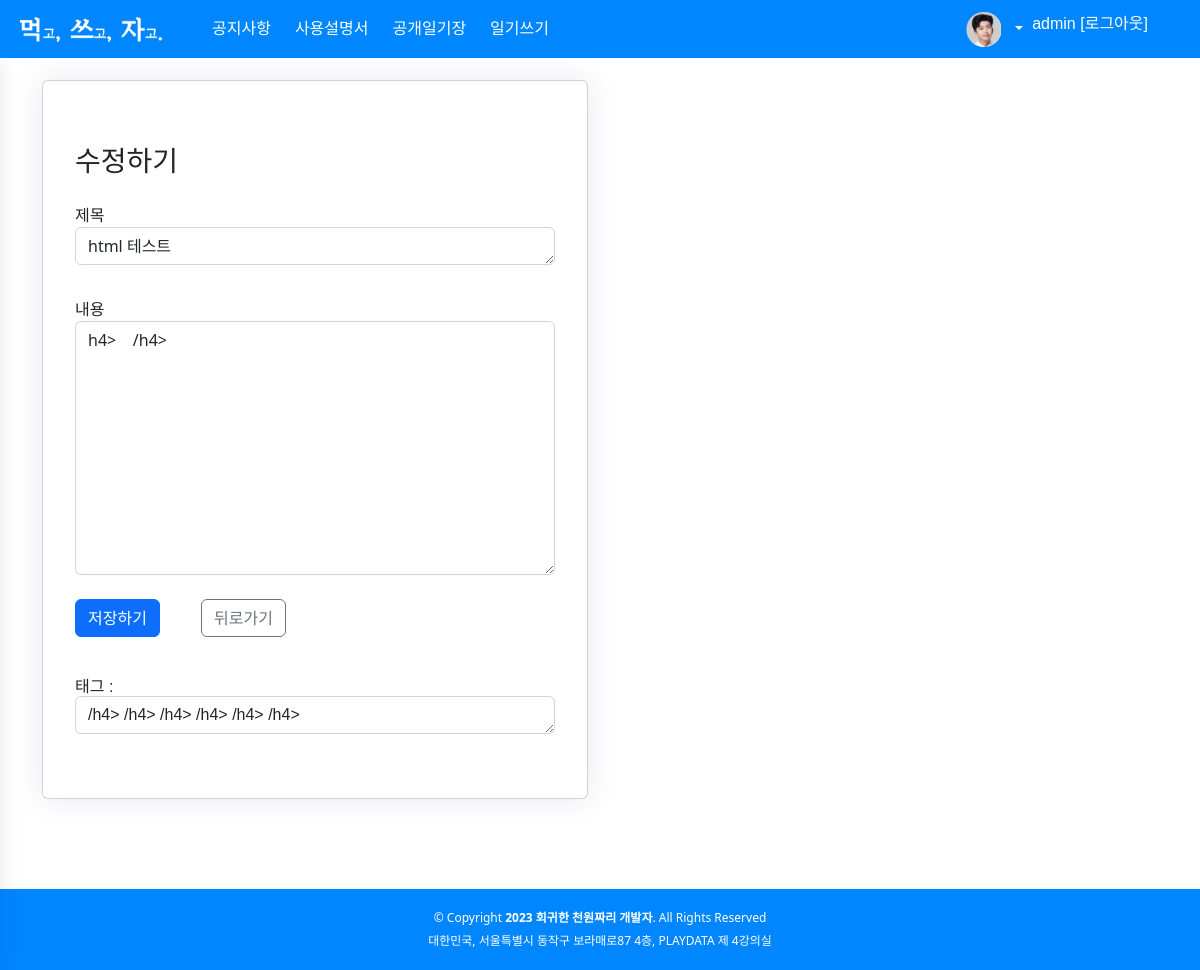
The page /diary/modify/194 (signed in) on the database its author committed.
### pybo/models.py (models this page shows, shortened)
class User(db.Model):
    id = db.Column(db.Integer, primary_key = True)
    username = db.Column(db.String(10), unique=True, nullable = False)
    password = db.Column(db.String(12), nullable=False)
    email = db.Column(db.String(120), unique=True, nullable=False)
    nickname = db.Column(db.String(20), nullable=False)
    name = db.Column(db.String(20), nullable=False)
    dayofbirth = db.Column(db.String(8), nullable=False)
    is_active = db.Column(db.Boolean(), default=True) # is_active 속성

class Diary(db.Model):
    id = db.Column(db.Integer, primary_key=True)
    subject = db.Column(db.String(100), nullable=False)
    content = db.Column(db.Text(), nullable=False)
    create_date= db.Column(db.DateTime(), nullable=False)
    user_id = db.Column(db.Integer, db.ForeignKey('user.id', ondelete='SET NULL'), nullable=True)
    user = db.relationship('User', backref = db.backref('diary_set'))
    modify_date = db.Column(db.DateTime(), nullable=True)
    tags = db.Column(db.String(400), nullable=True)
    voter = db.relationship('User', secondary=diary_voter, backref=db.backref('diary_voter_set')) # 추천인
    vote_count = db.Column(db.Integer, default=0, nullable=True)

### pybo/views/diary_views.py (the view)
@bp.route('/modify/<int:diary_id>', methods=('GET', 'POST'))
def modify(diary_id):
    diary = Diary.query.get_or_404(diary_id)
    if g.user != diary.user:
        flash('수정권한이 없습니다')
        return redirect('{}#answer_{}'.format(url_for('diary.detail', diary_id=diary_id), answer.id))
    if request.method == 'POST':  # POST 요청
        form = DiaryForm()
        if form.validate_on_submit():
            form.populate_obj(diary)
            diary.modify_date = datetime.now()  # 수정일시 저장
            db.session.commit()
            return redirect(url_for('diary.detail', diary_id=diary_id, form=form))
    else: # GET 요청
        form = DiaryForm(obj=diary)
    return render_template('diary/diary_form_modify.html', form=form)

### pybo/forms.py
class DiaryForm(FlaskForm):
    subject = TextAreaField('제목', validators = [DataRequired('제목은 필수 입력 항목입니다.')])
    content = TextAreaField('내용', validators = [DataRequired('내용은 필수 입력 항목입니다.')])
    tags = TextAreaField('태그', validators=[DataRequired('태그를 입력해요')])

### pybo/views/auth_views.py (called while the page is built)
@bp.before_app_request
def load_logged_in_user():
    user_id = session.get('user_id')
    if user_id is None:
        g.user = None
    else:
        g.user = User.query.get(user_id)

### pybo/templates/diary/diary_form_modify.html (shortened to what this page needs)
{% extends 'base.html' %}
{% block content %}
<main id="main" class="main">
  <div class="container">
  <section class="section">
   <div class="row">
    <div class="col-lg-6">
    <div class="card">
     <div class="card-body">
      <form method="post" class="post-form my-3">
        <div class="col-lg-15">
         <form method="post" class="my-3" >
         <div class="col-lg-13">
            <div class="card-body">
                <h3 class="my-3 pb-2">수정하기</h3>
                {{ form.subject.label }}
              <textarea class="form-control" name="subject" id="subject" rows="1" value={{ form.subject() }}</textarea>
            </div>
            <div class="card-body">
                {{ form.content.label }}
                <textarea class="form-control" name="content" id="content" rows="10" value={{ form.content() }}</textarea>
        {% if g.user %}<br>
        <div class="row">
            <div class="col-lg-3">
            <button type="submit" class = "btn btn-primary">저장하기</button>
            </div>
            <div class="col-lg-3">
            <a class="btn btn-outline-secondary" onclick="history.back()">뒤로가기</a>
            </div>
        {% endif %}
        </div>
         </div>
        </div>
      </form>
            <div class="card-body">
                <h6 class="border-center py-2"> 태그 :
                 <textarea class="form-control" name="tags" id="tags" rows="1" value={{ form.tags() }}</textarea>
                  </h6>
            </div>
    </div>
   </div>
  </div>
 <div class="col-lg-6">
  <div class="card-body">
    <div class="card-title">
    </div>
  </section>
 </div>
</main>
{% endblock %}

### pybo/templates/header.html (shortened to what this page needs)
  <header  class="header fixed-top d-flex align-items-center">
    <a href="/" class="logo d-flex align-items-center">
      <img src="{{ url_for('static', filename= 'assets/img/logo2.png') }}" alt="logo">
    </a>
    <li class="nav-link">
      <a class="nav-link" href="{{ url_for('notice.noticelist') }}">
        <span class="d-none d-lg-block">공지사항</span>
      </a>
    </li>
    <li class="nav-link">
      <a class="nav-link" href="{{ url_for('diary.instruction') }}">
        <span class="d-none d-lg-block">사용설명서</span>
      </a>
    </li>
    <li class="nav-link">
      <a class="nav-link" href="{{ url_for('diary._list') }}">
        <span class="d-none d-lg-block">공개일기장</span>
      </a>
    </li>
    <li class="nav-link">
      <a class="nav-link" href="{{ url_for('diary.create') }}">
        <span class="d-none d-lg-block">일기쓰기</span>
      </a>
    </li>
          <nav class="header-nav ms-auto">
          <ul class="d-flex align-items-right">
          <li class="nav-item dropdown pe-3">
          {% if g.user %}
            <div class="d-flex align-items-right">
            <a class="nav-link nav-profile d-flex align-items-center pe-0" href="#" data-bs-toggle="dropdown">
              <img src="{{ url_for('static', filename= 'assets/img/profile-img.jpg') }}"
                   alt="Profile" class="rounded-circle">
              <span class="d-none d-md-block dropdown-toggle ps-2">
                <a class="nav-link" href="{{ url_for('auth.logout') }}">{{ g.user.username }} [로그아웃] </a>
              </span>
            {% endif %}
      </ul>
    </nav>
  </header>

### pybo/static/style.css (style rules this page uses)
:root { scroll-behavior: smooth; }
body { margin : 2% ; font-family: 'Noto Sans KR', sans-serif; background: #ffffff; color: #060606; }
a { color: #121212; text-decoration: none; }
h1, h2, h3, h4, h5, h6 { font-family: 'Noto Sans KR', sans-serif; }
.nav-link { font-size : 100%; margin-right: 6px; margin-left: 6px; font-family: 'Noto Sans KR', sans-serif; }
#main { margin-top: 60px; padding: 20px 20px; transition: all 0.3s; }
.card { margin-bottom: 30px; border: none; width : auto; border-radius: 15px; box-shadow: 0px 0 30px rgba(1, 41, 112, 0.1); }
.card-title { padding: 20px 0 20px 0; font-size: 18px; font-weight: 500; color: #012970; font-family: 'Noto Sans KR', sans-serif; }
.card-body { padding: 40px; }
.logo { line-height: 1; }
@media (min-width: 1200px) { .logo { width: 180px; } }
.logo img { max-height: 25px; margin-right: 15px; }
.header { transition: all 0.5s; z-index: 997; height: 6%; background-color: #0086ff; padding: 20px; color : #ffffff; }
.header-nav ul { list-style: none; }
.header-nav>ul { margin: 0; padding: 0; padding-right:10px; }
.header-nav .nav-profile { color: #ffffff; }
.header-nav .nav-profile img { padding-left : 2.5%; padding-right : 2.5%; max-height: 35px; }
.header-nav .nav-profile span { font-size: 16px; font-weight: 600; }
@media (min-width: 1200px) { #main, #footer { margin-left: 300px; } }
@media (min-width: 1200px) { .toggle-sidebar #main, .toggle-sidebar #footer { margin-left: 0; } }

### rows shown on the page
User: user.username "admin"
Diary: subject "html 테스트", content "h4> /h4>", tags "/h4> /h4> /h4> /h4> /h4> /h4>"
